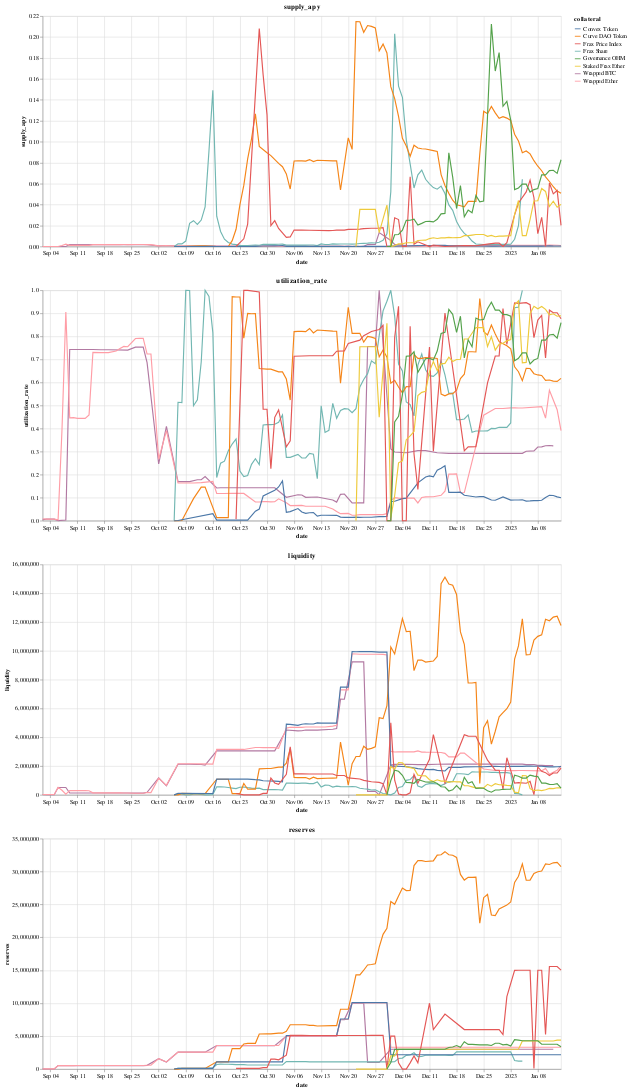

Notebook code cell kept with this figure:
### Code cell
selection = alt.selection_multi(fields=['collateral'], bind='legend')
nearest = alt.selection_single(
    fields=['timestamp'], nearest=True, on='mouseover', empty='none', clear='mouseout'
)

charts = []
for v in ['supply_apy', 'utilization_rate', 'liquidity', 'reserves']: 
    base = alt.Chart(df_pairs).encode(x="date:T") 
    charts.append(
        (
            base
            .mark_line()
            .encode(
                y=f"{v}:Q", 
                color="collateral:N", 
                tooltip=["date:T", f"{v}:Q", "collateral:N"],
                opacity=alt.condition(selection, alt.value(1), alt.value(0.2))
            )
            .properties(width=900, height=400, title=v)
            .add_selection(selection)
        ) + (
            base 
            .transform_pivot("collateral", groupby=['date'], value=v)
            .mark_rule() 
            .encode(
                tooltip=[alt.Tooltip(c, type='quantitative', format="%") for c in df_pairs.collateral.unique()],
                opacity=alt.condition(nearest, alt.value(0.3), alt.value(0)),
            )
            .add_selection(nearest)
        )
    )
    
    
alt.vconcat(*charts)

### Figure 1 — Vega-Lite specification as saved in the notebook (floating-point values rounded to 4 significant figures; data arrays with more than 128 entries replaced by an {"elided": "..."} marker saying what was removed)
{"$schema": "https://vega.github.io/schema/vega-lite/v4.17.0.json", "config": {"view": {"continuousHeight": 300, "continuousWidth": 400}}, "data": {"name": "data-be02c8d40f5329cecd847b58542a613e"}, "datasets": {"data-be02c8d40f5329cecd847b58542a613e": {"elided": "546 records"}}, "vconcat": [{"layer": [{"encoding": {"color": {"field": "collateral", "type": "nominal"}, "opacity": {"condition": {"selection": "selector001", "value": 1}, "value": 0.2}, "tooltip": [{"field": "date", "type": "temporal"}, {"field": "supply_apy", "type": "quantitative"}, {"field": "collateral", "type": "nominal"}], "x": {"field": "date", "type": "temporal"}, "y": {"field": "supply_apy", "type": "quantitative"}}, "height": 400, "mark": "line", "selection": {"selector001": {"bind": "legend", "fields": ["collateral"], "type": "multi"}}, "title": "supply_apy", "width": 900}, {"encoding": {"opacity": {"condition": {"selection": "selector002", "value": 0.3}, "value": 0}, "tooltip": [{"field": "Wrapped BTC", "format": "%", "type": "quantitative"}, {"field": "Wrapped Ether", "format": "%", "type": "quantitative"}, {"field": "Frax Share", "format": "%", "type": "quantitative"}, {"field": "Curve DAO Token", "format": "%", "type": "quantitative"}, {"field": "Convex Token", "format": "%", "type": "quantitative"}, {"field": "Frax Price Index", "format": "%", "type": "quantitative"}, {"field": "Staked Frax Ether", "format": "%", "type": "quantitative"}, {"field": "Governance OHM", "format": "%", "type": "quantitative"}], "x": {"field": "date", "type": "temporal"}}, "mark": "rule", "selection": {"selector002": {"clear": "mouseout", "empty": "none", "fields": ["timestamp"], "nearest": true, "on": "mouseover", "type": "single"}}, "transform": [{"groupby": ["date"], "pivot": "collateral", "value": "supply_apy"}]}]}, {"layer": [{"encoding": {"color": {"field": "collateral", "type": "nominal"}, "opacity": {"condition": {"selection": "selector001", "value": 1}, "value": 0.2}, "tooltip": [{"field": "date", "type": "temporal"}, {"field": "utilization_rate", "type": "quantitative"}, {"field": "collateral", "type": "nominal"}], "x": {"field": "date", "type": "temporal"}, "y": {"field": "utilization_rate", "type": "quantitative"}}, "height": 400, "mark": "line", "selection": {"selector001": {"bind": "legend", "fields": ["collateral"], "type": "multi"}}, "title": "utilization_rate", "width": 900}, {"encoding": {"opacity": {"condition": {"selection": "selector002", "value": 0.3}, "value": 0}, "tooltip": [{"field": "Wrapped BTC", "format": "%", "type": "quantitative"}, {"field": "Wrapped Ether", "format": "%", "type": "quantitative"}, {"field": "Frax Share", "format": "%", "type": "quantitative"}, {"field": "Curve DAO Token", "format": "%", "type": "quantitative"}, {"field": "Convex Token", "format": "%", "type": "quantitative"}, {"field": "Frax Price Index", "format": "%", "type": "quantitative"}, {"field": "Staked Frax Ether", "format": "%", "type": "quantitative"}, {"field": "Governance OHM", "format": "%", "type": "quantitative"}], "x": {"field": "date", "type": "temporal"}}, "mark": "rule", "selection": {"selector002": {"clear": "mouseout", "empty": "none", "fields": ["timestamp"], "nearest": true, "on": "mouseover", "type": "single"}}, "transform": [{"groupby": ["date"], "pivot": "collateral", "value": "utilization_rate"}]}]}, {"layer": [{"encoding": {"color": {"field": "collateral", "type": "nominal"}, "opacity": {"condition": {"selection": "selector001", "value": 1}, "value": 0.2}, "tooltip": [{"field": "date", "type": "temporal"}, {"field": "liquidity", "type": "quantitative"}, {"field": "collateral", "type": "nominal"}], "x": {"field": "date", "type": "temporal"}, "y": {"field": "liquidity", "type": "quantitative"}}, "height": 400, "mark": "line", "selection": {"selector001": {"bind": "legend", "fields": ["collateral"], "type": "multi"}}, "title": "liquidity", "width": 900}, {"encoding": {"opacity": {"condition": {"selection": "selector002", "value": 0.3}, "value": 0}, "tooltip": [{"field": "Wrapped BTC", "format": "%", "type": "quantitative"}, {"field": "Wrapped Ether", "format": "%", "type": "quantitative"}, {"field": "Frax Share", "format": "%", "type": "quantitative"}, {"field": "Curve DAO Token", "format": "%", "type": "quantitative"}, {"field": "Convex Token", "format": "%", "type": "quantitative"}, {"field": "Frax Price Index", "format": "%", "type": "quantitative"}, {"field": "Staked Frax Ether", "format": "%", "type": "quantitative"}, {"field": "Governance OHM", "format": "%", "type": "quantitative"}], "x": {"field": "date", "type": "temporal"}}, "mark": "rule", "selection": {"selector002": {"clear": "mouseout", "empty": "none", "fields": ["timestamp"], "nearest": true, "on": "mouseover", "type": "single"}}, "transform": [{"groupby": ["date"], "pivot": "collateral", "value": "liquidity"}]}]}, {"layer": [{"encoding": {"color": {"field": "collateral", "type": "nominal"}, "opacity": {"condition": {"selection": "selector001", "value": 1}, "value": 0.2}, "tooltip": [{"field": "date", "type": "temporal"}, {"field": "reserves", "type": "quantitative"}, {"field": "collateral", "type": "nominal"}], "x": {"field": "date", "type": "temporal"}, "y": {"field": "reserves", "type": "quantitative"}}, "height": 400, "mark": "line", "selection": {"selector001": {"bind": "legend", "fields": ["collateral"], "type": "multi"}}, "title": "reserves", "width": 900}, {"encoding": {"opacity": {"condition": {"selection": "selector002", "value": 0.3}, "value": 0}, "tooltip": [{"field": "Wrapped BTC", "format": "%", "type": "quantitative"}, {"field": "Wrapped Ether", "format": "%", "type": "quantitative"}, {"field": "Frax Share", "format": "%", "type": "quantitative"}, {"field": "Curve DAO Token", "format": "%", "type": "quantitative"}, {"field": "Convex Token", "format": "%", "type": "quantitative"}, {"field": "Frax Price Index", "format": "%", "type": "quantitative"}, {"field": "Staked Frax Ether", "format": "%", "type": "quantitative"}, {"field": "Governance OHM", "format": "%", "type": "quantitative"}], "x": {"field": "date", "type": "temporal"}}, "mark": "rule", "selection": {"selector002": {"clear": "mouseout", "empty": "none", "fields": ["timestamp"], "nearest": true, "on": "mouseover", "type": "single"}}, "transform": [{"groupby": ["date"], "pivot": "collateral", "value": "reserves"}]}]}]}
